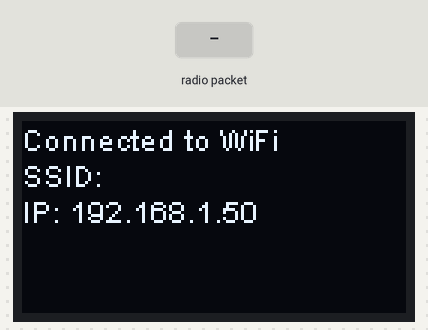
Bench run of a sketch on a simulated ESP32. Shown: 128×64 one-colour display. The inputs (shaded band) are chosen by the test bench. WiFi joins after 1.5 s; servers stay silent unless stated; no MQTT or app messages arrive unless stated; what the sketch prints to the serial monitor is not drawn.

Above: at 1.9 s.
At 5.1 s:
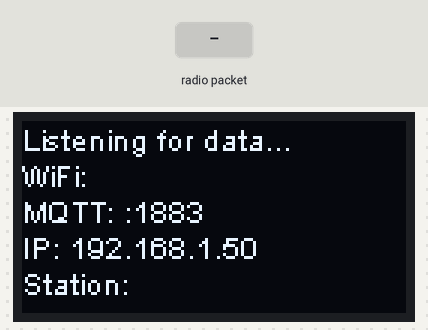
5.2 s: radio packet "1" arrives
At 5.8 s:
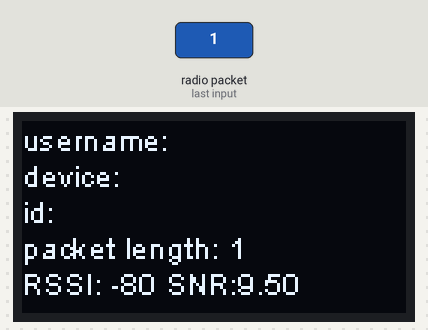
Timing chart, 0 to 8.2 s (numbered marks = the images above; inputs shaded):
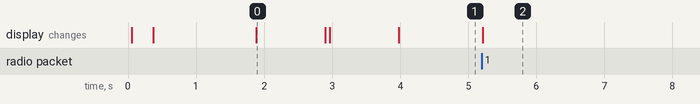

Measured:
- after the input at 5.2 s, the display: changes at once (image 2)
- what the display in image 0 shows lasts 1.0 s, from 1.9 s to 2.9 s

The sketch:

lora-to-mqtt.ino
```cpp
#include "heltec.h"
#include <WiFi.h>
#include <WiFiMulti.h>
#include <PubSubClient.h>
#include <ArduinoJson.h>

/* wifi credentials */
#define WIFISSID ""
#define WIFIPASS ""
/* point this at your MQTT server */
#define MQTTSERVER ""
#define MQTTPORT 1883
/* 915E6 is 915Mhz band for the US */
#define BAND    915E6
/* identifier for this receiver */
#define STATIONID ""

/*
 * MQTT messages will be formatted as:
 * topic: lora/msg/[station]/[rssi]
 * payload: passthru from receiver, unparsed
 */

WiFiMulti WiFiMulti;
WiFiClient wifiClient;
PubSubClient mqttClient(wifiClient);

DynamicJsonDocument packet(1000);

void setup() {
    Serial.begin(115200);
    delay(10);

    initLora();
    initWifi();
    initMqtt();
    initDisplay();
    showWaitingMessage();
}

void drawMessage(String msg, int line=0) {
    if(line == 0) {
      Heltec.display->clear();
      Heltec.display->setColor(WHITE);
    }
    Heltec.display->drawString(0, line*12, msg);
}

void displayMessage() {
    Heltec.display->display();
}

void initLora() {
    Heltec.begin(true /*DisplayEnable Enable*/, true /*Heltec.LoRa Disable*/, true /*Serial Enable*/, true /*PABOOST Enable*/, BAND /*long BAND*/);
    //LoRa.setSpreadingFactor(6);
    //LoRa.setSignalBandwidth(125E3);
    //LoRa.enableCrc();
}

void initWifi() {
    WiFiMulti.addAP(WIFISSID, WIFIPASS);
    drawMessage("Connecting to WiFi...");
    drawMessage("SSID: "+String(WIFISSID), 1);
    displayMessage();

    int wifiCounter = 0;
    while(WiFiMulti.run() != WL_CONNECTED) {
        delay(500);
    }

    drawMessage("Connected to WiFi");
    drawMessage("SSID: "+String(WIFISSID), 1);
    drawMessage("IP: "+WiFi.localIP().toString(), 2);
    displayMessage();
    Serial.println(WiFi.localIP());
    delay(1000);
}

void initMqtt() {
  mqttClient.setServer(MQTTSERVER, MQTTPORT);
  mqttReconnect();
  delay(1000);
}

void initDisplay() {
  Heltec.display->setTextAlignment(TEXT_ALIGN_LEFT);
  Heltec.display->setFont(ArialMT_Plain_10);
}

void showWaitingMessage() {
  drawMessage("Listening for data...");
  drawMessage("WiFi: "+String(WIFISSID), 1);
  drawMessage("MQTT: "+String(MQTTSERVER)+":"+String(MQTTPORT), 2);
  drawMessage("IP: "+WiFi.localIP().toString(), 3);
  drawMessage("Station: "+String(STATIONID), 4);
  displayMessage();
}

void mqttReconnect() {
  Serial.println("Reconnecting to MQTT");
  // Loop until we're reconnected
  while (!mqttClient.connected()) {
    drawMessage("Connecting to MQTT...");
    drawMessage(String(MQTTSERVER)+":"+String(MQTTPORT), 1);
    displayMessage();
    // Attempt to connect
    if (mqttClient.connect(STATIONID)) {
      Serial.println("connected to MQTT");
      char mqttkey[100];
      sprintf(mqttkey, "lora/init/%s", STATIONID);
      Serial.println("Publishing "+String(mqttkey));
      mqttClient.publish(mqttkey, "connected");
    } else {
      Serial.print("failed, rc=");
      Serial.print(mqttClient.state());
      Serial.println(" try again in 5 seconds");
      // Wait 5 seconds before retrying
      delay(5000);
    }
  }
  drawMessage("Connected to MQTT server");
  drawMessage(String(MQTTSERVER)+":"+String(MQTTPORT), 1);
  displayMessage();
}

char message[256]; // max LoRa packet length

unsigned long receivedTimestamp = 0;

void loop() {
    if(!mqttClient.connected()) {
      mqttReconnect();
      showWaitingMessage();
    }

    int packetSize = LoRa.parsePacket();
    if(packetSize) {
        digitalWrite(25, HIGH);

        Serial.print("Received packet '");
        // read packet into string
        int i = 0;
        while (LoRa.available() && i <= 255) {
            message[i++] = (char)LoRa.read();
        }
        message[i] = '\0';

        // send to MQTT
        char mqttkey[100];
        sprintf(mqttkey, "lora/msg/%s/%d/%.2f", STATIONID, LoRa.packetRssi(), LoRa.packetSnr());
        Serial.println("Publishing "+String(mqttkey));
        mqttClient.publish(mqttkey, message);

        Serial.println(String(message)+"' with RSSI "+String(LoRa.packetRssi()));

        // parse the JSON
        DeserializationError err = deserializeJson(packet, message);
        if(err) {
          drawMessage("Packet data was not JSON");
          displayMessage();
        } else {
          const char* username = packet["username"].as<char*>();
          const char* device = packet["device"].as<char*>();
          const char* uniqueid = packet["id"].as<char*>();
          drawMessage("username: "+String(username));
          drawMessage("device: "+String(device), 1);
          drawMessage("id: "+String(uniqueid), 2);
        }

        drawMessage("packet length: "+String(packetSize), 3);
        drawMessage("RSSI: "+String(LoRa.packetRssi())+" SNR:"+String(LoRa.packetSnr()), 4);
        displayMessage();

        delay(50); // delay before turning LED off
        digitalWrite(25, LOW);
        receivedTimestamp = millis();
    }

    // show the message on the screen for 5 seconds
    if(receivedTimestamp != 0 && millis() > receivedTimestamp + 5000) {
      showWaitingMessage();
      receivedTimestamp = 0;
      Serial.println("Resetting display");
    }
}
```
